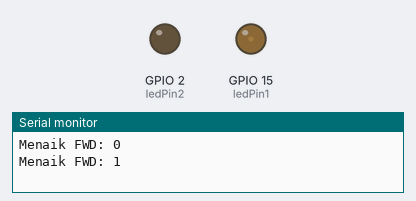
This sketch was run on a simulated ESP32. Parts: output pins drawn as LEDs (lit = HIGH), the last lines printed to the serial monitor.

Above: at 0.07 s.
At 0.8 s:
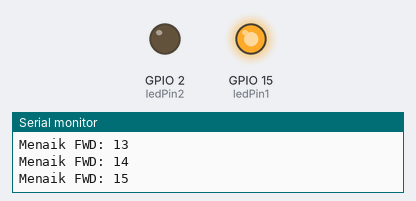
At 25.23 s:
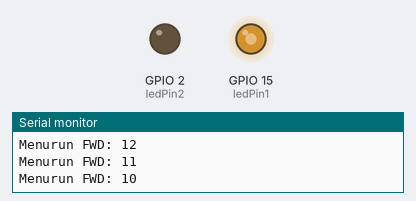
At 26.6 s:
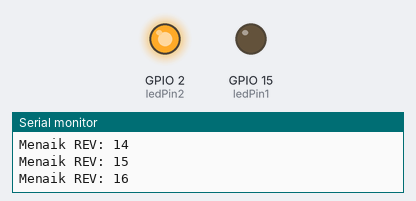
Timing chart, 0 to 28.1 s (numbered marks = the images above):
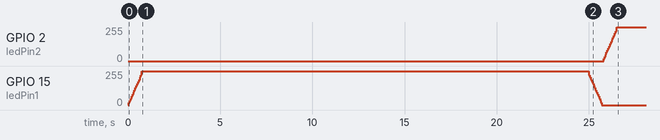

The sketch:

10_-_MX1508_Motor_Driver.ino
```cpp
// the number of the LED pin
const int ledPin1 = 15;
const int ledPin2 = 2;
// setting PWM properties
const int freq = 10000;
const int ledChannel1 = 0;
const int ledChannel2 = 1;
const int resolution = 4;

void setup(){
  // configure LED PWM functionalitites
  ledcSetup(ledChannel1, freq, resolution);
  ledcSetup(ledChannel2, freq, resolution);

  // attach the channel to the GPIO to be controlled
  ledcAttachPin(ledPin1, ledChannel1);
  ledcAttachPin(ledPin2, ledChannel2);
  Serial.begin(9600);
}

void loop(){
  // increase the LED brightness
  for(int dutyCycle = 0; dutyCycle <= 256; dutyCycle++){
    // changing the LED brightness with PWM
    ledcWrite(ledChannel1, dutyCycle);
    Serial.print("Menaik FWD: ");
    Serial.println(dutyCycle);
    delay(50);
  }

  // decrease the LED brightness
  for(int dutyCycle = 256; dutyCycle >= 0; dutyCycle--){
    // changing the LED brightness with PWM
    ledcWrite(ledChannel1, dutyCycle);
    Serial.print("Menurun FWD: ");
    Serial.println(dutyCycle);
    delay(50);
  }

  // increase the LED brightness
  for(int dutyCycle = 0; dutyCycle <= 256; dutyCycle++){
    // changing the LED brightness with PWM
    ledcWrite(ledChannel2, dutyCycle);
    Serial.print("Menaik REV: ");
    Serial.println(dutyCycle);
    delay(50);
  }

  // decrease the LED brightness
  for(int dutyCycle = 256; dutyCycle >= 0; dutyCycle--){
    // changing the LED brightness with PWM
    ledcWrite(ledChannel2, dutyCycle);
    Serial.print("Menurun REV: ");
    Serial.println(dutyCycle);
    delay(50);
  }
}
```

Measured:
- by itself, GPIO 2 (ledPin2): moves from 0/255 to 255/255 over 0.70 s
- by itself, GPIO 15 (ledPin1): rises from 0/255 to 255/255 in 0.70 s, then falls to 0/255 in 25.0 s
